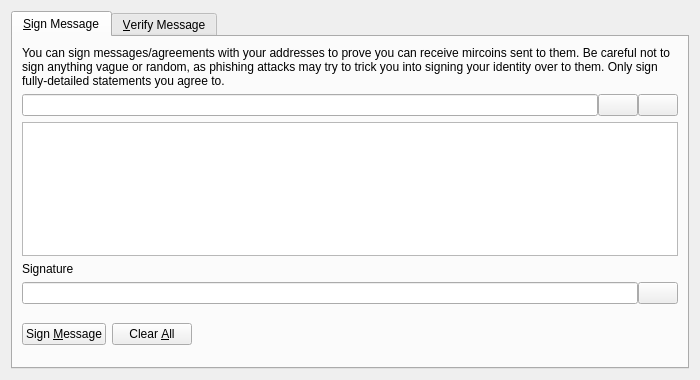
<?xml version="1.0" encoding="UTF-8"?>
<ui version="4.0">
 <class>SignVerifyMessageDialog</class>
 <widget class="QDialog" name="SignVerifyMessageDialog">
  <property name="geometry">
   <rect>
    <x>0</x>
    <y>0</y>
    <width>700</width>
    <height>380</height>
   </rect>
  </property>
  <property name="windowTitle">
   <string>Signatures - Sign / Verify a Message</string>
  </property>
  <property name="modal">
   <bool>true</bool>
  </property>
  <layout class="QVBoxLayout" name="verticalLayout">
   <item>
    <widget class="QTabWidget" name="tabWidget">
     <property name="currentIndex">
      <number>0</number>
     </property>
     <widget class="QWidget" name="tabSignMessage">
      <attribute name="title">
       <string>&amp;Sign Message</string>
      </attribute>
      <layout class="QVBoxLayout" name="verticalLayout_SM">
       <item>
        <widget class="QLabel" name="infoLabel_SM">
         <property name="text">
          <string>You can sign messages/agreements with your addresses to prove you can receive mircoins sent to them. Be careful not to sign anything vague or random, as phishing attacks may try to trick you into signing your identity over to them. Only sign fully-detailed statements you agree to.</string>
         </property>
         <property name="textFormat">
          <enum>Qt::PlainText</enum>
         </property>
         <property name="wordWrap">
          <bool>true</bool>
         </property>
        </widget>
       </item>
       <item>
        <layout class="QHBoxLayout" name="horizontalLayout_1_SM">
         <property name="spacing">
          <number>0</number>
         </property>
         <item>
          <widget class="QValidatedLineEdit" name="addressIn_SM">
           <property name="toolTip">
            <string>The Mircoin address to sign the message with</string>
           </property>
          </widget>
         </item>
         <item>
          <widget class="QPushButton" name="addressBookButton_SM">
           <property name="toolTip">
            <string>Choose previously used address</string>
           </property>
           <property name="text">
            <string/>
           </property>
           <property name="icon">
            <iconset resource="../bitcoin.qrc">
             <normaloff>:/icons/address-book</normaloff>:/icons/address-book</iconset>
           </property>
           <property name="shortcut">
            <string>Alt+A</string>
           </property>
           <property name="autoDefault">
            <bool>false</bool>
           </property>
          </widget>
         </item>
         <item>
          <widget class="QPushButton" name="pasteButton_SM">
           <property name="toolTip">
            <string>Paste address from clipboard</string>
           </property>
           <property name="text">
            <string/>
           </property>
           <property name="icon">
            <iconset resource="../bitcoin.qrc">
             <normaloff>:/icons/editpaste</normaloff>:/icons/editpaste</iconset>
           </property>
           <property name="shortcut">
            <string>Alt+P</string>
           </property>
           <property name="autoDefault">
            <bool>false</bool>
           </property>
          </widget>
         </item>
        </layout>
       </item>
       <item>
        <widget class="QPlainTextEdit" name="messageIn_SM">
         <property name="toolTip">
          <string>Enter the message you want to sign here</string>
         </property>
        </widget>
       </item>
       <item>
        <widget class="QLabel" name="signatureLabel_SM">
         <property name="text">
          <string>Signature</string>
         </property>
         <property name="textFormat">
          <enum>Qt::PlainText</enum>
         </property>
        </widget>
       </item>
       <item>
        <layout class="QHBoxLayout" name="horizontalLayout_2_SM">
         <property name="spacing">
          <number>0</number>
         </property>
         <item>
          <widget class="QLineEdit" name="signatureOut_SM">
           <property name="font">
            <font>
             <italic>true</italic>
            </font>
           </property>
           <property name="readOnly">
            <bool>true</bool>
           </property>
          </widget>
         </item>
         <item>
          <widget class="QPushButton" name="copySignatureButton_SM">
           <property name="toolTip">
            <string>Copy the current signature to the system clipboard</string>
           </property>
           <property name="text">
            <string/>
           </property>
           <property name="icon">
            <iconset resource="../bitcoin.qrc">
             <normaloff>:/icons/editcopy</normaloff>:/icons/editcopy</iconset>
           </property>
           <property name="autoDefault">
            <bool>false</bool>
           </property>
          </widget>
         </item>
        </layout>
       </item>
       <item>
        <layout class="QHBoxLayout" name="horizontalLayout_3_SM">
         <item>
          <widget class="QPushButton" name="signMessageButton_SM">
           <property name="toolTip">
            <string>Sign the message to prove you own this Mircoin address</string>
           </property>
           <property name="text">
            <string>Sign &amp;Message</string>
           </property>
           <property name="icon">
            <iconset resource="../bitcoin.qrc">
             <normaloff>:/icons/edit</normaloff>:/icons/edit</iconset>
           </property>
           <property name="autoDefault">
            <bool>false</bool>
           </property>
          </widget>
         </item>
         <item>
          <widget class="QPushButton" name="clearButton_SM">
           <property name="toolTip">
            <string>Reset all sign message fields</string>
           </property>
           <property name="text">
            <string>Clear &amp;All</string>
           </property>
           <property name="icon">
            <iconset resource="../bitcoin.qrc">
             <normaloff>:/icons/remove</normaloff>:/icons/remove</iconset>
           </property>
           <property name="autoDefault">
            <bool>false</bool>
           </property>
          </widget>
         </item>
         <item>
          <spacer name="horizontalSpacer_1_SM">
           <property name="orientation">
            <enum>Qt::Horizontal</enum>
           </property>
           <property name="sizeHint" stdset="0">
            <size>
             <width>40</width>
             <height>48</height>
            </size>
           </property>
          </spacer>
         </item>
         <item>
          <widget class="QLabel" name="statusLabel_SM">
           <property name="font">
            <font>
             <weight>75</weight>
             <bold>true</bold>
            </font>
           </property>
           <property name="text">
            <string/>
           </property>
           <property name="wordWrap">
            <bool>true</bool>
           </property>
          </widget>
         </item>
         <item>
          <spacer name="horizontalSpacer_2_SM">
           <property name="orientation">
            <enum>Qt::Horizontal</enum>
           </property>
           <property name="sizeHint" stdset="0">
            <size>
             <width>40</width>
             <height>48</height>
            </size>
           </property>
          </spacer>
         </item>
        </layout>
       </item>
      </layout>
     </widget>
     <widget class="QWidget" name="tabVerifyMessage">
      <attribute name="title">
       <string>&amp;Verify Message</string>
      </attribute>
      <layout class="QVBoxLayout" name="verticalLayout_VM">
       <item>
        <widget class="QLabel" name="infoLabel_VM">
         <property name="text">
          <string>Enter the receiver's address, message (ensure you copy line breaks, spaces, tabs, etc. exactly) and signature below to verify the message. Be careful not to read more into the signature than what is in the signed message itself, to avoid being tricked by a man-in-the-middle attack. Note that this only proves the signing party receives with the address, it cannot prove sendership of any transaction!</string>
         </property>
         <property name="textFormat">
          <enum>Qt::PlainText</enum>
         </property>
         <property name="alignment">
          <set>Qt::AlignLeading|Qt::AlignLeft|Qt::AlignTop</set>
         </property>
         <property name="wordWrap">
          <bool>true</bool>
         </property>
        </widget>
       </item>
       <item>
        <layout class="QHBoxLayout" name="horizontalLayout_1_VM">
         <property name="spacing">
          <number>0</number>
         </property>
         <item>
          <widget class="QValidatedLineEdit" name="addressIn_VM">
           <property name="toolTip">
            <string>The Mircoin address the message was signed with</string>
           </property>
          </widget>
         </item>
         <item>
          <widget class="QPushButton" name="addressBookButton_VM">
           <property name="toolTip">
            <string>Choose previously used address</string>
           </property>
           <property name="text">
            <string/>
           </property>
           <property name="icon">
            <iconset resource="../bitcoin.qrc">
             <normaloff>:/icons/address-book</normaloff>:/icons/address-book</iconset>
           </property>
           <property name="shortcut">
            <string>Alt+A</string>
           </property>
           <property name="autoDefault">
            <bool>false</bool>
           </property>
          </widget>
         </item>
        </layout>
       </item>
       <item>
        <widget class="QPlainTextEdit" name="messageIn_VM"/>
       </item>
       <item>
        <widget class="QValidatedLineEdit" name="signatureIn_VM"/>
       </item>
       <item>
        <layout class="QHBoxLayout" name="horizontalLayout_2_VM">
         <item>
          <widget class="QPushButton" name="verifyMessageButton_VM">
           <property name="toolTip">
            <string>Verify the message to ensure it was signed with the specified Mircoin address</string>
           </property>
           <property name="text">
            <string>Verify &amp;Message</string>
           </property>
           <property name="icon">
            <iconset resource="../bitcoin.qrc">
             <normaloff>:/icons/transaction_0</normaloff>:/icons/transaction_0</iconset>
           </property>
           <property name="autoDefault">
            <bool>false</bool>
           </property>
          </widget>
         </item>
         <item>
          <widget class="QPushButton" name="clearButton_VM">
           <property name="toolTip">
            <string>Reset all verify message fields</string>
           </property>
           <property name="text">
            <string>Clear &amp;All</string>
           </property>
           <property name="icon">
            <iconset resource="../bitcoin.qrc">
             <normaloff>:/icons/remove</normaloff>:/icons/remove</iconset>
           </property>
           <property name="autoDefault">
            <bool>false</bool>
           </property>
          </widget>
         </item>
         <item>
          <spacer name="horizontalSpacer_1_VM">
           <property name="orientation">
            <enum>Qt::Horizontal</enum>
           </property>
           <property name="sizeHint" stdset="0">
            <size>
             <width>40</width>
             <height>48</height>
            </size>
           </property>
          </spacer>
         </item>
         <item>
          <widget class="QLabel" name="statusLabel_VM">
           <property name="font">
            <font>
             <weight>75</weight>
             <bold>true</bold>
            </font>
           </property>
           <property name="text">
            <string/>
           </property>
           <property name="wordWrap">
            <bool>true</bool>
           </property>
          </widget>
         </item>
         <item>
          <spacer name="horizontalSpacer_2_VM">
           <property name="orientation">
            <enum>Qt::Horizontal</enum>
           </property>
           <property name="sizeHint" stdset="0">
            <size>
             <width>40</width>
             <height>48</height>
            </size>
           </property>
          </spacer>
         </item>
        </layout>
       </item>
      </layout>
     </widget>
    </widget>
   </item>
  </layout>
 </widget>
 <customwidgets>
  <customwidget>
   <class>QValidatedLineEdit</class>
   <extends>QLineEdit</extends>
   <header>qvalidatedlineedit.h</header>
  </customwidget>
 </customwidgets>
 <resources>
  <include location="../bitcoin.qrc"/>
 </resources>
 <connections/>
</ui>
